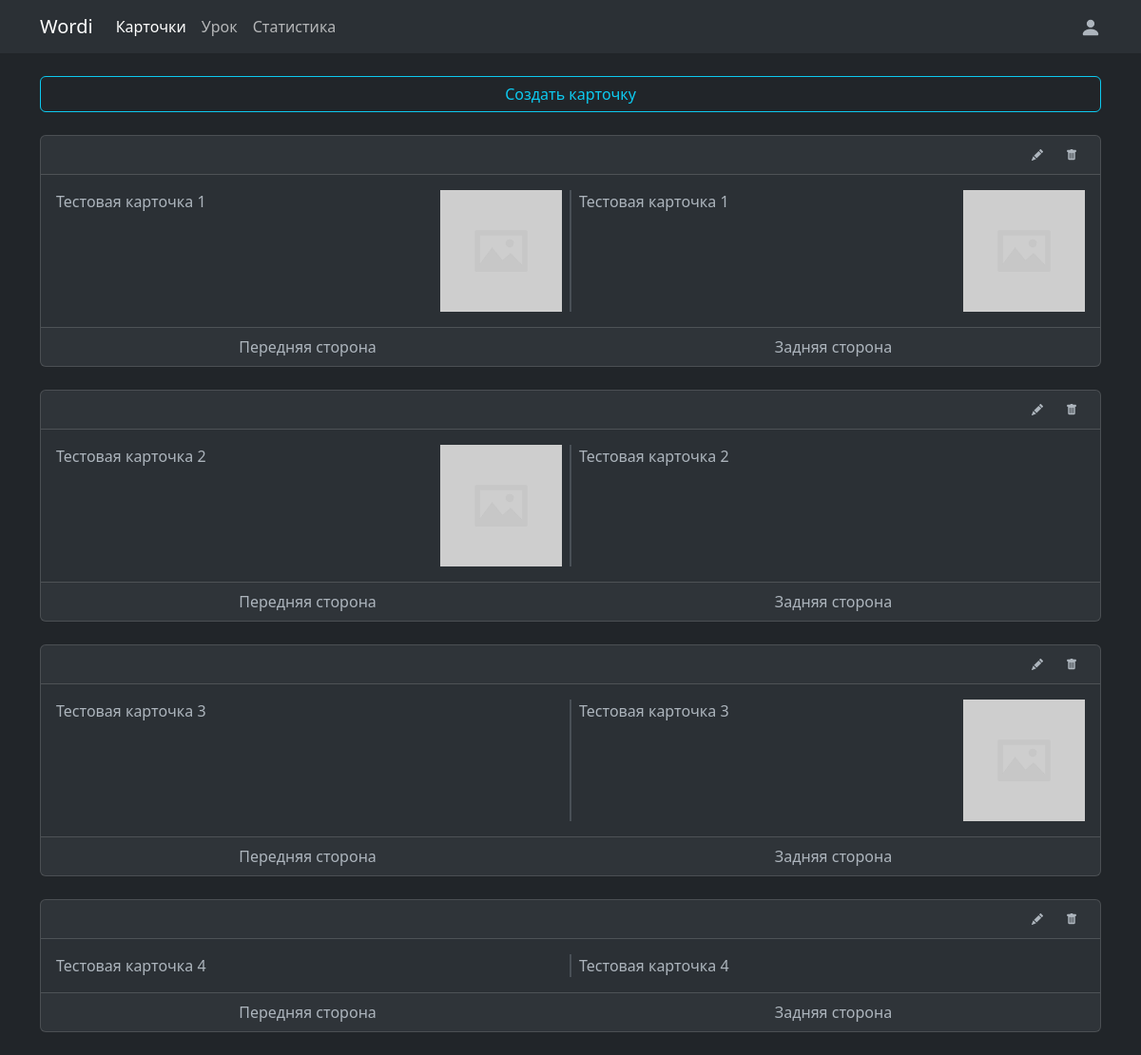
Page /cards/ (signed in) on the committed database.
### cards/models.py (models this page shows, shortened)
class Card(models.Model):
    user = models.ForeignKey(
        User, verbose_name="пользователь", on_delete=models.CASCADE)
    front_text = models.TextField(
        verbose_name="текст на передней стороне")
    back_text = models.TextField(
        verbose_name="текст на задней стороне")
    date_created = models.DateTimeField(
        verbose_name="дата создания", auto_now_add=True)
    date_updated = models.DateTimeField(
        verbose_name="дата изменения", auto_now_add=True)
    class Meta:
        verbose_name = 'карточка'
        verbose_name_plural = 'карточки'

class CardImages(models.Model):
    card = models.ForeignKey(
        Card, verbose_name='карточка', on_delete=models.CASCADE)
    front_image = models.ImageField(
        verbose_name="изображение на передней стороне",
        upload_to=_get_card_front_image_filepath, blank=True, null=True)
    back_image = models.ImageField(
        verbose_name="изображение на задней стороне",
        upload_to=_get_card_back_image_filepath, blank=True, null=True)
    class Meta:
        verbose_name = 'изображения карточки'
        verbose_name_plural = 'изображения карточек'

### cards/views.py (the view)
# urls.py: path('', views.cards, name='cards'),
def cards(request):
    cards = Card.objects.filter(user=request.user.id)
    cards_images = CardImages.objects.filter(card__in=cards)
    context = {
        'cards': cards,
        'cards_images': cards_images,
    }
    return render(request, 'cards/cards.html', context)

### cards/templates/cards/cards.html (shortened to what this page needs)
{% extends 'cards/base.html' %}
{% block cards-active %}active{% endblock %}
{% block content %}
    <div class="container">
        <div class="d-grid my-4">
            <a href="{% url 'add-card' %}" class="btn btn-outline-primary">Создать карточку</a>
        </div>
        {% if request.user.is_authenticated %}
            {% for card in cards %}
                <div class="card my-4 bg-body-tertiary">
                    <div class="card-header d-flex justify-content-end">
                        <button class="icon-btn edit-icon-btn me-2">
                        </button>
                        <button class="icon-btn remove-icon-btn">
                        </button>
                    </div>
                    <div class="card-body row g-3">
                        <div class="col-6 border-end">
                            <div class="clearfix">
                                {% for card_image in cards_images %}
                                    {% if card_image.front_image %}
                                        {% if card_image.card == card %}
                                            <div class="card-image float-end">
                                                <div class="ratio">
                                                    <div class="ratio-inner ratio-1-1">
                                                        <div class="ratio-content">
                                                            <img src="{{ card_image.front_image.url }}" class="img-100" alt="...">
                                                        </div>
                                                    </div>
                                                </div>
                                            </div>
                                        {% endif %}
                                    {% endif %}
                                {% endfor %}
                                <p class="card-text">{{ card.front_text }}</p>
                            </div>
                        </div>
                        <div class="col-6 border-start">
                            <div class="clearfix">
                                {% for card_image in cards_images %}
                                    {% if card_image.back_image %}
                                        {% if card_image.card == card %}
                                            <div class="card-image float-end">
                                                <div class="ratio">
                                                    <div class="ratio-inner ratio-1-1">
                                                        <div class="ratio-content">
                                                            <img src="{{ card_image.back_image.url }}" class="img-100" alt="...">
                                                        </div>
                                                    </div>
                                                </div>
                                            </div>
                                        {% endif %}
                                    {% endif %}
                                {% endfor %}
                                <p class="card-text">{{ card.back_text }}</p>
                            </div>
                        </div>
                    </div>
                    <div class="card-footer">
                        <div class="row text-center">
                            <span class="col-6">Передняя сторона</span>
                            <span class="col-6">Задняя сторона</span>
                        </div>
                    </div>
                </div>
            {% endfor %}
        {% else %}
            <div class="text-center">
                <p>У вас пока нет карточек.</p>
            </div>
        {% endif %}
    </div>
{% endblock %}

### static/css/styles.css (style rules this page uses)
:root, [data-bs-theme='light'] { --bs-primary: #0dcaf0; --bs-primary-rgb: 13, 202, 240; --bs-primary-text: #087990; --bs-primary-bg-subtle: #cff4fc; --bs-primary-border-subtle: #9eeaf9; --bs-black-or-white-theme-color: #fff; }
[data-bs-theme='dark'] { --bs-primary-text: #6edff6; --bs-primary-bg-subtle: #032830; --bs-primary-border-subtle: #055160; --bs-black-or-white-theme-color: #000; }
.btn-outline-primary { --bs-btn-color: #0dcaf0; --bs-btn-border-color: #0dcaf0; --bs-btn-hover-color: var(--bs-black-or-white-theme-color); --bs-btn-hover-bg: #0dcaf0; --bs-btn-hover-border-color: #0dcaf0; --bs-btn-focus-shadow-rgb: 13, 202, 240; --bs-btn-active-color: var(--bs-black-or-white-theme-color); --bs-btn-active-bg: #0dcaf0; --bs-btn-active-border-color: #0dcaf0; --bs-btn-active-shadow: inset 0 3px 5px rgba(0, 0, 0, 0.125); --bs-btn-disabled-color: #0dcaf0; --bs-btn-disabled-bg: transparent; --bs-btn-disabled-border-color: #0dcaf0; --bs-gradient: none; }
.icon-btn { margin: 0; padding: 0px; padding-left: 6px; padding-right: 6px; background: transparent; border: none; color: inherit; transition: color 0.15s ease-in-out; }
.ratio { width: 100%; overflow: hidden; }
.ratio-inner { position: relative; height: 0; border: none; }
.ratio-content { position: absolute; top: 0; right: 0; bottom: 0; left: 0; }
.ratio-1-1 { padding-top: 100%; }
.img-100 { width: 100%; height: 100%; object-fit: cover; }
.card-image { width: 10rem; margin-left: 1rem; }
@media screen and (max-width: 1200px) { .card-image { width: 8rem; margin-left: 1rem; } }

### rows in the picture
Card: front_text "Тестовая карточка 1", back_text "Тестовая карточка 1"
CardImages: front_image (picture), back_image (picture)
Card: front_text "Тестовая карточка 2", back_text "Тестовая карточка 2"
CardImages: front_image (picture)
Card: front_text "Тестовая карточка 3", back_text "Тестовая карточка 3"
CardImages: back_image (picture)
Card: front_text "Тестовая карточка 4", back_text "Тестовая карточка 4"
